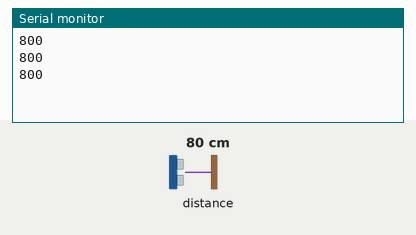
Recording of a sketch running on a simulated Arduino Uno, built with avr-gcc and run on an emulated ATmega328P. Parts: the last lines printed to the serial monitor. Inputs (shaded band) come from the test bench; at power-on: distance to the obstacle 80 cm.

Above: at 1.3 s.
1.4 s: distance to the obstacle set to 2 cm
At 2.1 s:
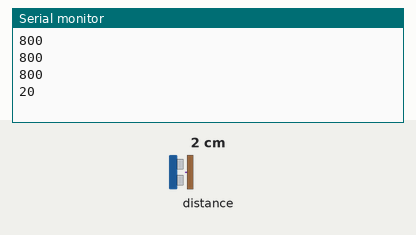
2.9 s: distance to the obstacle set to 4 cm
At 3.7 s:
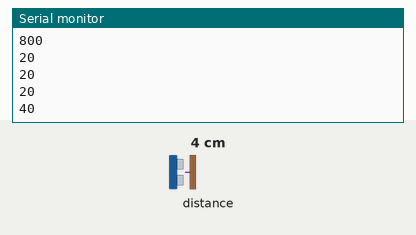
Timing chart, 0 to 5.9 s (numbered marks = the images above; inputs shaded):
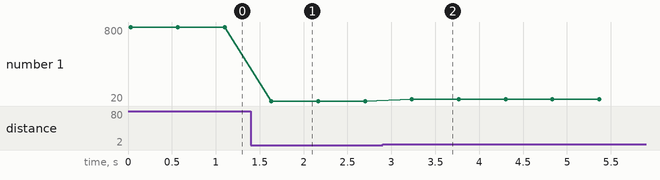

The sketch:

VL53L0X_test.ino
```cpp
#include <VL53L0X.h>

VL53L0X sensor;

void setup() {
  Serial.begin(9600);
  Wire.begin();
  sensor.setTimeout(500);
  if (!sensor.init()){
    Serial.println("Failed to detect and initialize VL53L0X");
    while(1){}
  }

  // Start continuous back-to-back mode (take readings as
  // fast as possible).  To use continuous timed mode
  // instead, provide a desired inter-measurement period in
  // ms (e.g. sensor.startContinuous(100)).
  sensor.startContinuous();
}

void loop() {
  Serial.print(sensor.readRangeContinuousMillimeters());
  if (sensor.timeoutOccurred()) {
    Serial.print("TIMEOUT");
  }
  Serial.println();

  delay(500);
}
```

Measured:
- after the input at 1.4 s, the serial monitor: prints a new line after 0.23 s (image 1)
- after the input at 2.9 s, the serial monitor: prints a new line after 0.33 s (image 2)
- plotted number 1: 800 → 20 after the input at 1.4 s, 20 → 40 after the input at 2.9 s
